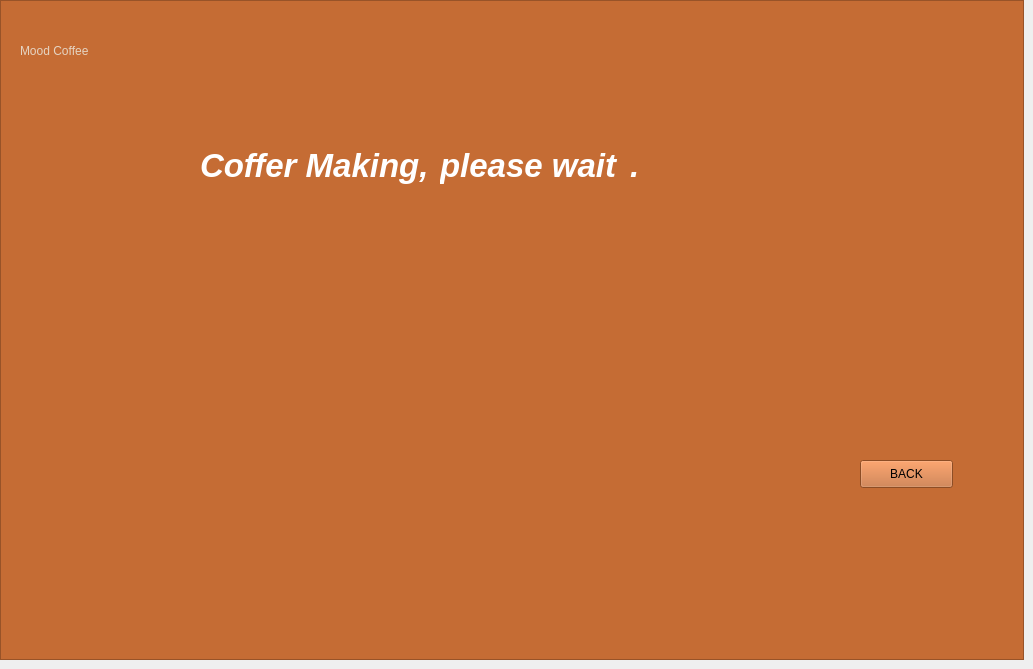
     <widget class="QWidget" name="tab5_5">
      <attribute name="title">
       <string>页</string>
      </attribute>
      <widget class="QFrame" name="frame_6">
       <property name="geometry">
        <rect>
         <x>0</x>
         <y>0</y>
         <width>1024</width>
         <height>660</height>
        </rect>
       </property>
       <property name="styleSheet">
        <string notr="true">background-color: #C56C34;
</string>
       </property>
       <property name="frameShape">
        <enum>QFrame::Shape::StyledPanel</enum>
       </property>
       <property name="frameShadow">
        <enum>QFrame::Shadow::Raised</enum>
       </property>
       <widget class="QPushButton" name="pushButton_6">
        <property name="geometry">
         <rect>
          <x>860</x>
          <y>460</y>
          <width>93</width>
          <height>28</height>
         </rect>
        </property>
        <property name="text">
         <string>BACK</string>
        </property>
       </widget>
       <widget class="QLabel" name="label_7">
        <property name="geometry">
         <rect>
          <x>20</x>
          <y>40</y>
          <width>111</width>
          <height>21</height>
         </rect>
        </property>
        <property name="styleSheet">
         <string notr="true">color: #E5D4C2;</string>
        </property>
        <property name="text">
         <string>Mood Coffee</string>
        </property>
       </widget>
       <widget class="QLabel" name="label_11">
        <property name="geometry">
         <rect>
          <x>280</x>
          <y>230</y>
          <width>231</width>
          <height>271</height>
         </rect>
        </property>
        <property name="text">
         <string/>
        </property>
        <property name="pixmap">
         <pixmap resource="Resource.qrc">:/new/prefix1/images/2.png</pixmap>
        </property>
        <property name="scaledContents">
         <bool>true</bool>
        </property>
       </widget>
       <widget class="QLabel" name="label_12">
        <property name="geometry">
         <rect>
          <x>200</x>
          <y>140</y>
          <width>371</width>
          <height>51</height>
         </rect>
        </property>
        <property name="font">
         <font>
          <pointsize>25</pointsize>
          <italic>true</italic>
          <bold>true</bold>
         </font>
        </property>
        <property name="styleSheet">
         <string notr="true">color: rgb(255, 255, 255);
border: none;</string>
        </property>
        <property name="text">
         <string>Coffer Making,</string>
        </property>
       </widget>
       <widget class="QLabel" name="label_46">
        <property name="geometry">
         <rect>
          <x>440</x>
          <y>140</y>
          <width>191</width>
          <height>51</height>
         </rect>
        </property>
        <property name="font">
         <font>
          <pointsize>25</pointsize>
          <italic>true</italic>
          <bold>true</bold>
         </font>
        </property>
        <property name="styleSheet">
         <string notr="true">color: rgb(255, 255, 255);
border: none;</string>
        </property>
        <property name="text">
         <string>please wait</string>
        </property>
       </widget>
       <widget class="QLabel" name="label_47">
        <property name="geometry">
         <rect>
          <x>630</x>
          <y>140</y>
          <width>191</width>
          <height>51</height>
         </rect>
        </property>
        <property name="font">
         <font>
          <pointsize>25</pointsize>
          <italic>true</italic>
          <bold>true</bold>
         </font>
        </property>
        <property name="styleSheet">
         <string notr="true">color: rgb(255, 255, 255);
border: none;</string>
        </property>
        <property name="text">
         <string>.</string>
        </property>
       </widget>
      </widget>
     </widget>
